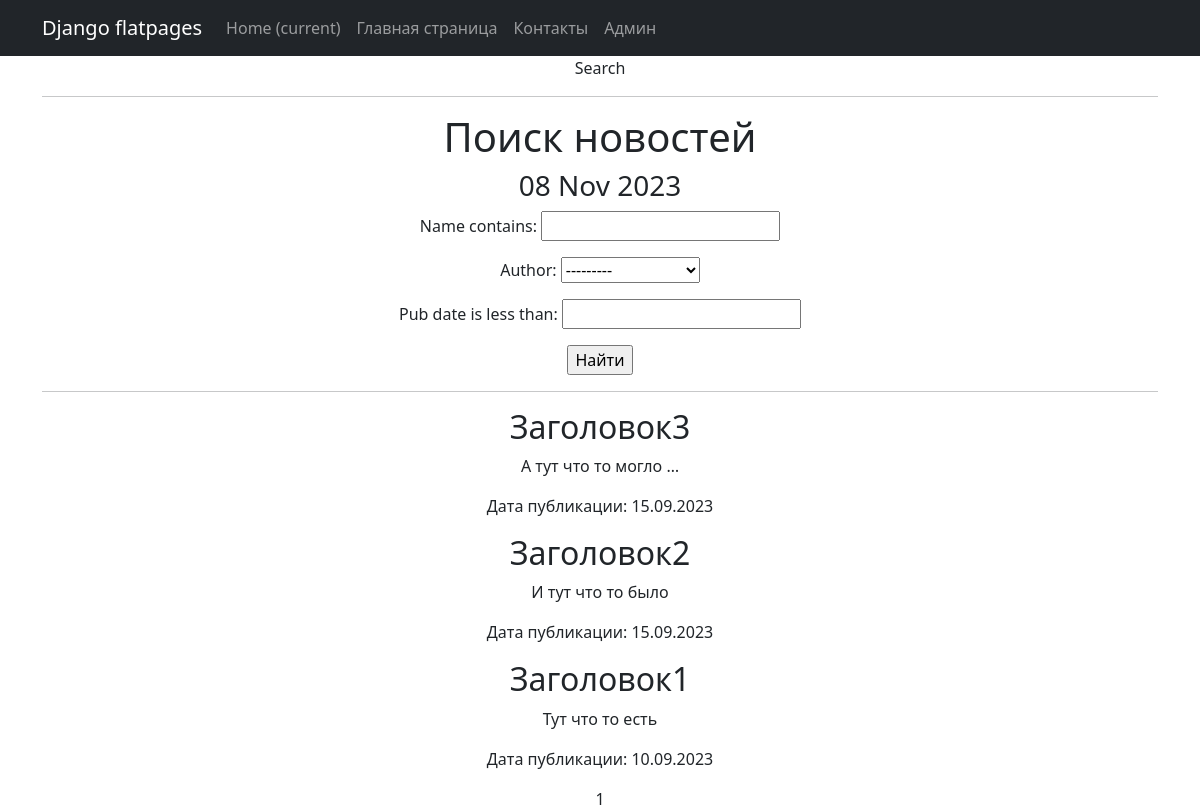
/posts/search/, run on the app's committed database.
### simpleapp/models.py (models this page shows, shortened)
class Post(models.Model):
    tanks = 'TNK'
    hils = 'HIL'
    dd = 'DD'
    merchants = 'MCH'
    guild_masters = 'GMA'
    quest_givers = 'QMA'
    blacksmiths = 'BLM'
    tanners = 'TAN'
    potion_makers = 'PMK'
    spell_masters = 'SMA'
    CATEGORY_CHOICES = (
        (tanks, 'Танки'),
        (hils, 'Хилы'),
        (dd, 'ДД'),
        (merchants, 'Торговцы'),
        (guild_masters, 'Гилдмастеры'),
        (quest_givers, 'Квестгиверы'),
        (blacksmiths, 'Кузнецы'),
        (tanners, 'Кожевники'),
        (potion_makers, 'Зельевары'),
        (spell_masters, 'Мастера заклинаний'),
    )
    type_post = models.CharField(max_length=20, choices=CATEGORY_CHOICES)
    pub_date = models.DateTimeField(auto_now_add=True)
    author = models.ForeignKey(Author, on_delete=models.CASCADE)
    name = models.CharField(
        max_length=50,
        unique=True,
    )
    description = models.TextField()
    category = models.ManyToManyField(
        Category,
        through='PostCategory',
        related_name='PostCategory',
    )
    rating = models.FloatField(
        validators=[MinValueValidator(0.0)], default=0.0
    )
    user = models.ForeignKey(User, on_delete=models.CASCADE, null=True)

### simpleapp/views.py (the view)
# urls.py: path('posts/search/', SearchList.as_view(), name='news_search'),
class SearchList(ListView):
    model = Post
    ordering = '-pub_date'
    template_name = 'news_search.html'
    context_object_name = 'posts'
    paginate_by = 10
    def get_queryset(self):
        queryset = super().get_queryset()
        self.filterset = PostFilter(self.request.GET, queryset)
        return self.filterset.qs
    def get_context_data(self, **kwargs):
        context = super().get_context_data(**kwargs)
        context['time_now'] = datetime.utcnow()
        context['next_sale'] = None
        context['filterset'] = self.filterset
        return context

### simpleapp/models.py (called while the page is built)
    def __str__(self):
        return f'{self.user}'

### simpleapp/templatetags/censor.py (called while the page is built)
def censor(value):
    bad_words = ["капуста"]
    for word in bad_words:
        value = value.replace(word, '*' * len(word))
    return value

### simpleapp/templatetags/custom_tags.py (called while the page is built)
@register.simple_tag()
def current_time(format_string='%b %d %Y'):
   return datetime.utcnow().strftime(format_string)

### templates/news_search.html (shortened to what this page needs)
{% extends 'flatpages/default.html' %}
{% block title %}
Search
{% endblock title %}
{% block content %}
<h1>Поиск новостей</h1>
<h3>{% load custom_tags %}</h3>
    <h3>{% load censor %}</h3>
   <h3>{% current_time '%d %b %Y' %}</h3>
<form action="" method="get">
     {{ filterset.form.as_p }}
     <input type="submit" value="Найти" />
 </form>
   <hr>
   {% if posts %}
       {% for post in posts %}
           <h2>{{ post.name }}</h2>
           <p>{{ post.description|truncatechars:20|censor }}</p>
           <p>Дата публикации: {{ post.pub_date|date:'d.m.Y' }}</p>
       {% endfor %}
   {% else %}
       <h2>Новостей нет!</h2>
   {% endif %}
   {{ page_obj.number }}
{% endblock content %}

### templates/flatpages/default.html (shortened to what this page needs)
<!DOCTYPE html>
<html lang="en">
    <head>
        {% load static %}
        <link href="{% static 'css/styles.css' %}" rel="stylesheet" />
    </head>
    <body>
        <nav class="navbar navbar-expand-lg navbar-dark bg-dark static-top">
   <div class="container">
       <a class="navbar-brand" href="#">Django flatpages</a>
       <div class="collapse navbar-collapse" id="navbarResponsive">
           <ul class="navbar-nav ml-auto">
               <li class="nav-item active">
                   <a class="nav-link" href="#">Home
                       <span class="sr-only">(current)</span>
                   </a>
               </li>
               <li class="nav-item">
                   <a class="nav-link" href="/about/">Главная страница</a>
               </li>
               <li class="nav-item">
                   <a class="nav-link" href="/contacts/">Контакты</a>
               </li>
               <li class="nav-item">
                   <a class="nav-link" href="/vlas/">Админ</a>
               </li>
           </ul>
       </div>
   </div>
</nav>
        <div class="container">
            <div class="row">
                <div class="col-lg-12 text-center">
                    {% block title %}{% endblock title %}
                    <hr>
                    {% block content %}{% endblock content %}
                </div>
            </div>
        </div>
    </body>
</html>

### data on the page
Post: name "Заголовок3", description|censor "А тут что то могло …", pub_date "15.09.2023"
Post: name "Заголовок2", description|censor "И тут что то было", pub_date "15.09.2023"
Post: name "Заголовок1", description|censor "Тут что то есть", pub_date "10.09.2023"

### other printed values
{{ page_obj.number }} "1"
